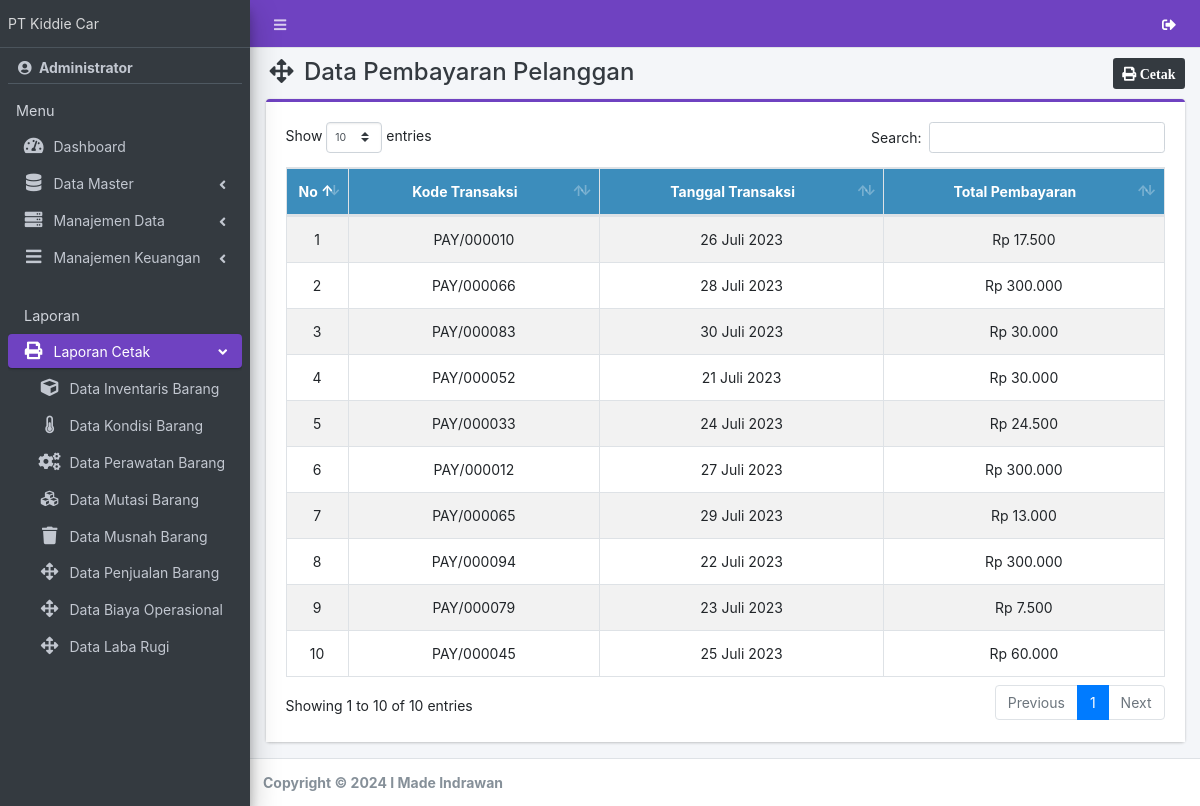
Screenshot of /laporan/l_pembayaran/index.php (signed in) with the database file from the repository.
### tables this page shows
CREATE TABLE `pembayaran` (
  `id_pembayaran` varchar(20) NOT NULL,
  `kode_trx` varchar(20) NOT NULL,
  `tgl_trx` date NOT NULL,
  `nama_pelanggan` varchar(100) NOT NULL,
  `no_telepon` varchar(16) NOT NULL
);

### app/config.php (called while the page is built, shortened)
<?php
function tgl($tanggal)
{
  $bulan = array(
    1 =>   'Januari',
    'Februari',
    'Maret',
    'April',
    'Mei',
    'Juni',
    'Juli',
    'Agustus',
    'September',
    'Oktober',
    'November',
    'Desember'
  );
  $pecahkan = explode('-', $tanggal);
  return $pecahkan[2] . ' ' . $bulan[(int) $pecahkan[1]] . ' ' . $pecahkan[0];
}

### laporan/l_pembayaran/index.php (the view, shortened to what this page needs)
<?php
require '../../app/config.php';
include_once '../../template/header.php';
include_once '../../template/sidebar.php';
?>
<div class="content-wrapper">
    <div class="content-header">
        <div class="container-fluid">
            <div class="row">
                <div class="col-sm-6">
                    <h4 class="m-0 text-dark"><i class="fa fa-arrows-alt ml-1 mr-1"></i> Data Pembayaran Pelanggan</h4>
                </div>
                <div class="col-sm-6 text-right">
                    <a href="#" data-toggle="modal" data-target="#lap_pembayaran" class="btn btn-sm bg-dark"><i class="fa fa-print"> Cetak</i></a>
                </div>
            </div>
        </div>
    </div>
    <section class="content">
        <div class="container-fluid">
            <div class="row">
                <div class="col-md-12">
                    <div class="card card-purple card-outline">
                        <div class="card-body" style="background-color: white;">
                            <div class="table-responsive">
                                <table id="example1" class="table table-bordered table-striped dataTable">
                                    <thead class="bg-lightblue">
                                        <tr align="center">
                                            <th>No</th>
                                            <th>Kode Transaksi</th>
                                            <th>Tanggal Transaksi</th>
                                            <th>Total Pembayaran</th>
                                        </tr>
                                    </thead>
                                    <tbody>
                                        <?php
                                        $no = 1;
                                        $data = $con->query("SELECT pembayaran.id_pembayaran,pembayaran.kode_trx, pembayaran.tgl_trx, SUM(biaya) AS total FROM pembayaran, sub_pembayaran where pembayaran.id_pembayaran = sub_pembayaran.id_pembayaran GROUP BY sub_pembayaran.id_pembayaran");
                                        while ($row = $data->fetch_array()) {
                                        ?>
                                            <tr>
                                                <td align="center" width="5%"><?= $no++ ?></td>
                                                <td align="center"><?= $row['kode_trx'] ?></td>
                                                <td align="center"><?= tgl($row['tgl_trx']) ?></td>
                                                <td align="center">Rp <?= number_format($row['total'], 0,',','.') ?></td>
                                            </tr>
                                        <?php } ?>
                                    </tbody>
                                </table>
                            </div>
                        </div>
                    </div>
                </div>
            </div>
        </div>
    </section>
</div>
<?php
include_once '../../template/footer.php';
?>

### rows the page displays
pembayaran: kode_trx "PAY/000010", tgl_trx "26 Juli 2023", total "17.500"
pembayaran: kode_trx "PAY/000066", tgl_trx "28 Juli 2023", total "300.000"
pembayaran: kode_trx "PAY/000083", tgl_trx "30 Juli 2023", total "30.000"
pembayaran: kode_trx "PAY/000052", tgl_trx "21 Juli 2023", total "30.000"
pembayaran: kode_trx "PAY/000033", tgl_trx "24 Juli 2023", total "24.500"
pembayaran: kode_trx "PAY/000012", tgl_trx "27 Juli 2023", total "300.000"
pembayaran: kode_trx "PAY/000065", tgl_trx "29 Juli 2023", total "13.000"
pembayaran: kode_trx "PAY/000094", tgl_trx "22 Juli 2023", total "300.000"
pembayaran: kode_trx "PAY/000079", tgl_trx "23 Juli 2023", total "7.500"
pembayaran: kode_trx "PAY/000045", tgl_trx "25 Juli 2023", total "60.000"

### other values shown
$_SESSION['nm_user'] "Administrator"
